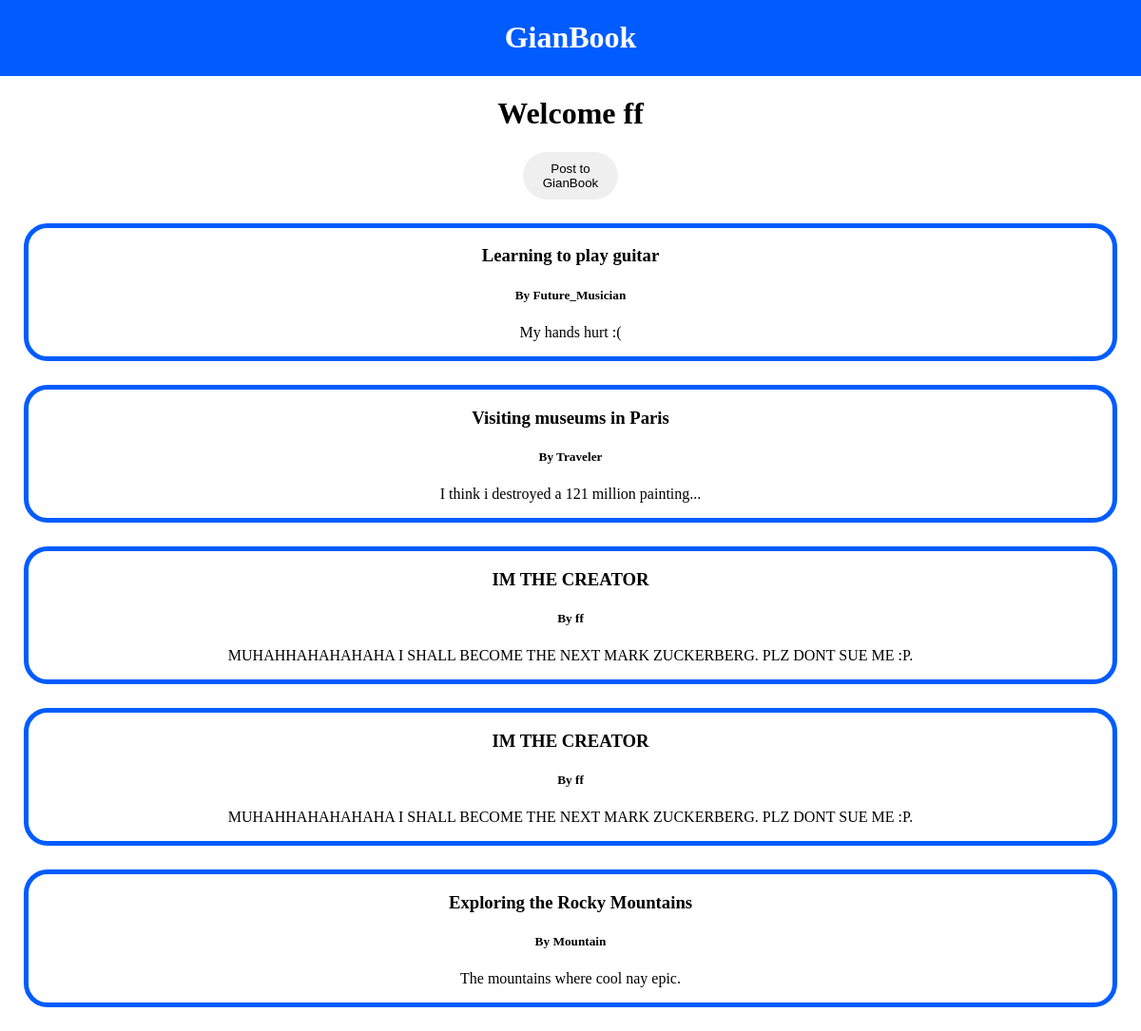
Page /account (signed in) on the committed database.
### main.py (models this page shows)
class Post(db.Model):
    id = db.Column(db.Integer, primary_key=True)
    title  = db.Column(db.String(40), nullable=False)
    text = db.Column(db.String(400), nullable=False)
    user = db.Column(db.String(40), nullable=False)

### main.py (the view, shortened to what this page needs)
@app.route('/account', methods=['GET', 'POST'])
def account():
    if request.method == 'GET':
        username = session.get('username')
        password = session.get('password')
        postz = Post.query.order_by(func.random()).limit(5).all()
        posts = []
        for post in postz:
            dic = {
                "title": post.title,
                "user": post.user,
                "text": post.text
            }
            posts.append(dic)
        return render_template('account.html', username=username, posts=posts)

### templates/account.html (shortened to what this page needs)
<!DOCTYPE html>
<head>
</head>
<body>
    <div id="topbar">
        <div id="center" class="kid">
            <h1>GianBook</h1>
        </div>
    </div>
    <h1>Welcome {{username}}</h1>
    <button class="but" id="postbut" onclick="yespost()">Post to GianBook</button>
    {% for post in posts %}
    <div class="posty">
        <h3>{{post.title}}</h3>
        <h5>By {{post.user}}</h5>
        <p>{{post.text}}</p>
    </div>
    {% endfor %}
</body>

### templates/account.html (style rules this page uses)
#topbar { display: flex; background-color: #005cff; color: white; align-items: center; margin-bottom: 5px; }
.kid { flex-grow: 1; text-align: center; }
body { margin: 0; }
.but { border: none; padding: 10px; width: 100px; height: 50px; border-radius: 25px; }
body { text-align: center; }
.posty { text-align: center; border: solid #005cff 5px; border-radius: 25px; margin: 25px; }

### rows in the picture
Post: title "Learning to play guitar", user "Future_Musician", text "My hands hurt :("
Post: title "Visiting museums in Paris", user "Traveler", text "I think i destroyed a 121 million painting..."
Post: title "IM THE CREATOR", user "ff", text "MUHAHHAHAHAHAHA I SHALL BECOME THE NEXT MARK ZUCKERBERG. PLZ DONT SUE ME :P."
Post: title "IM THE CREATOR", user "ff", text "MUHAHHAHAHAHAHA I SHALL BECOME THE NEXT MARK ZUCKERBERG. PLZ DONT SUE ME :P."
Post: title "Exploring the Rocky Mountains", user "Mountain", text "The mountains where cool nay epic."

### other values in the picture
{{ username }} "ff"
